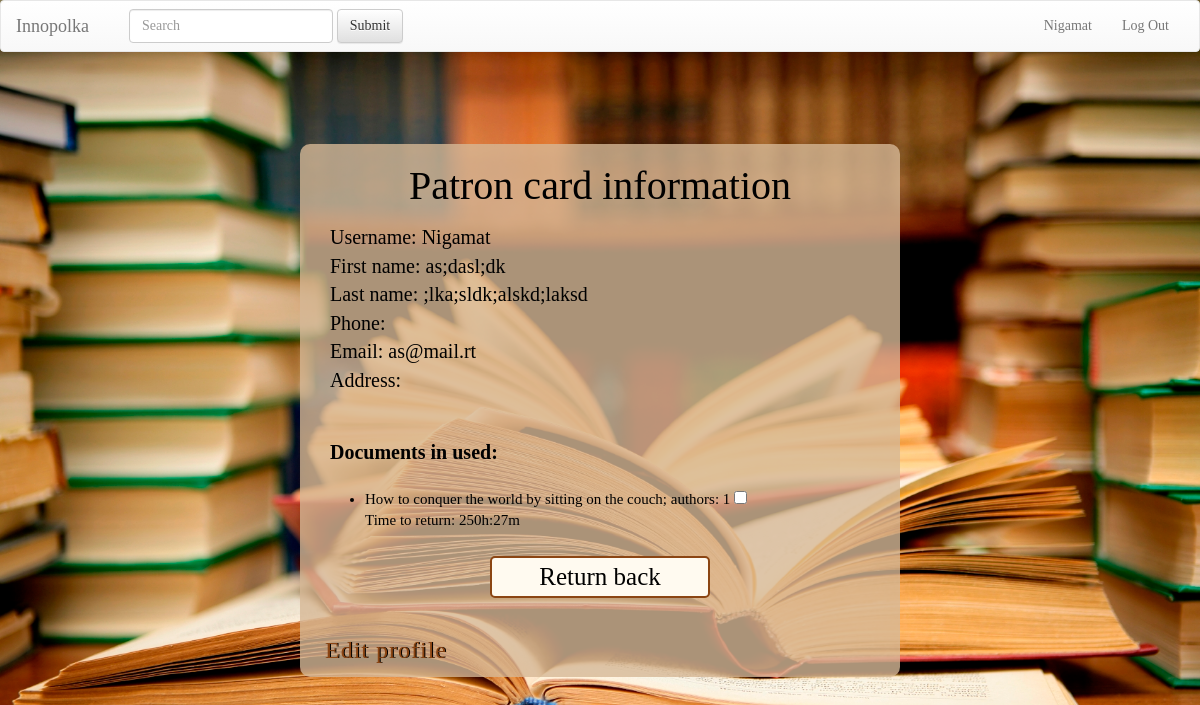
/user/ (signed in), run on the app's committed database.
### Documents/models.py (models this page shows)
class DocumentCopy(models.Model):
    doc = models.ForeignKey(Document, blank=True, default=None, on_delete=models.CASCADE) # link document which is checked out
    checked_up_by_whom = models.ForeignKey(User, blank=True, default=None, on_delete=models.CASCADE) # link to holder
    date = models.DateTimeField(default=str(datetime.datetime.today().strftime("%Y-%m-%d %H:%M")))
    returning_date = models.DateTimeField(default=str(datetime.datetime.today().strftime("%Y-%m-%d %H:%M")))
    time_left = models.CharField(null=True, max_length=250)
    level = models.PositiveIntegerField(default=1)
    room = models.PositiveIntegerField(default=1)
    price = models.IntegerField(null=False)
    def __str__(self):
        return str(self.doc)

class Document(models.Model):
    title = models.CharField(max_length=250)
    price = models.IntegerField()
    keywords = models.CharField(max_length=250) # the list of keywords stored in string
    authors = models.CharField(max_length=250) # the list of authors in string format splitted by space
    cover = models.CharField(max_length=1000, default="https://lh3.googleusercontent.com/zqfUbCXdb1oGmsNEzNxTjQU5ZlS3x46nQoB83sFbRSlMnpDTZgdVCe_LvCx-rl7sOA=w300")
    copies = models.PositiveIntegerField(default=1)
    type = models.CharField(max_length=100, default='Document')
    def __str__(self):
        return "{}; authors: {}".format(self.title, self.price, self.authors)

### Documents/librarian_view.py (the view)
    def inner(request, *args, **kwargs):
        if request.user.is_authenticated:
            return func(request, *args, **kwargs)
        return redirect('/')

### Documents/librarian_view.py (called while the page is built)
def need_logged_in(func):
    def inner(request, *args, **kwargs):
        if request.user.is_authenticated:
            return func(request, *args, **kwargs)
        return redirect('/')
    return inner

### UserCards/templates/UserCards/index.html (shortened to what this page needs)
{% extends 'Documents/base.html' %}
{% load staticfiles %}
{% block body  %}
<link rel="stylesheet" type="text/css" href="{% static 'UserCards/usercards_style.css' %}"/>
<div class="container">
    {% if not user.is_staff %}
    <h2>Patron card information</h2>
    {% elif user.is_staff %}
    <h2>Librarian information</h2>
    {% endif %}
    <p>
        Username: {{ user.username }} <br>
        First name: {{ user.first_name }} <br>
        Last name: {{ user.last_name }} <br>
        Phone: {{ user.phone_number }} <br>
        Email: {{ user.email }} <br>
        Address: {{ user.address }} <br><br>
    </p>
    {% if not user.is_staff and not user.is_anonymous %}
    <p>
        <strong>Documents in used:</strong>
    </p>
    <form action="/user/return_copies/" method="post">
        <ul>
            {% for copy in copies %}
            <li>
                <a href="/{{copy.doc.id}}">{{ copy }}</a>
                <input type="checkbox" name="{{copy.id}}"> <br>
                {{ copy.time_left }}<br>
            </li>
            {% endfor %}
        </ul>
        <input class="button" type="submit" value="Return back">
    </form>
    {% endif %}
    <a class="edit" href="/user/edit/">Edit profile</a>
    <br>
</div>
{% endblock  %}

### Documents/templates/Documents/base.html (shortened to what this page needs)
<!DOCTYPE html>
<html lang="en">
<head>
    {% load staticfiles %}
    <link rel="stylesheet" href="//maxcdn.bootstrapcdn.com/bootstrap/3.2.0/css/bootstrap.min.css">
    <link rel="stylesheet" href="//maxcdn.bootstrapcdn.com/bootstrap/3.2.0/css/bootstrap-theme.min.css">
    <link rel="stylesheet" type="text/css" href="{% static 'Documents/style.css' %}"/>
</head>
<body>
<nav class="navbar navbar-default">
    <div class="container-fluid">
        <div class="navbar-header">
            <a class="navbar-brand" href="/">Innopolka</a>
        </div>
        <div class="collapse navbar-collapse" id="bs-example-navbar-collapse-1">
            <form class="navbar-form navbar-left">
                <div class="form-group">
                    <input type="text" class="form-control" placeholder="Search">
                </div>
                <button type="submit" class="btn btn-default">Submit</button>
            </form>
            <ul class="nav navbar-nav navbar-right">
                {% if user.is_authenticated %}
                <li><a href="/user/">{{user.username}}</a></li>
                <li><a href="/user/logout">Log Out</a></li>
                {% endif %}
            </ul>
        </div>
    </div>
</nav>
{% block body %}{% endblock %}
</body>
</html>

### Documents/static/Documents/style.css (style rules this page uses)
body { font-family: Futura; color: white; background: url("../../static/Documents/background.jpg") no-repeat fixed center center; background-size: cover; }

### UserCards/static/UserCards/usercards_style.css (style rules this page uses)
body { background-color: #0a0a1f; font-family: Futura; color: white; }

### Documents/templates/Documents/base.html (style rules this page uses)
.container { background-color: rgba(214, 184, 150, 0.8); color: saddlebrown; font-size: 15px; margin:0 auto; overflow:visible; position:absolute; left: 38%; top: 25%; width: 24%; border-radius: 10px; }
form { padding: 5px; color: black; font-size: 15px; margin: 5px; }
input { background-color: floralwhite; border: 2px solid saddlebrown; border-radius: 5px; margin: 0 0 0 10px; left: 50%; }
h2 { color: black; font-size: 40px; text-align: center; }
.button { width: 40%; font-size: 25px; margin: 15px 15px 15px 30%; }

### UserCards/templates/UserCards/index.html (style rules this page uses)
.container { background-color: rgba(214, 184, 150, 0.8); color: saddlebrown; font-size: 15px; overflow:visible; position:absolute; left: 25%; top: 18%; width: 50%; border: 0; border-radius: 10px; margin: 0 auto 60px; }
h2 { color: black; font-size: 40px; text-align: center; }
form { padding: 5px; color: black; font-size: 15px; margin: 5px; }
input { background-color: floralwhite; border: 2px solid saddlebrown; border-radius: 5px; margin: 0 0 0 10px; left: 50%; }
.button { width: 40%; font-size: 25px; margin: 15px 15px 15px 30%; }
p { color: black; margin: 15px; font-size: 20px; }
.edit { text-decoration: none; display: inline-block; letter-spacing: 1px; margin: 10px; font-size: 24px; font-family: Futura; transition: .3s ease-in-out; }
.edit { color: saddlebrown; text-shadow: 1px 0 black; }
a { color: black; }

### data on the page
DocumentCopy: doc.authors "How to conquer the world by sitting on the couch; authors: 1", time_left "Time to return: 250h:27m"

### other printed values
{{ user.username }} "Nigamat"
{{ user.first_name }} "as;dasl;dk"
{{ user.last_name }} ";lka;sldk;alskd;laksd"
{{ user.email }} "as@mail.rt"
